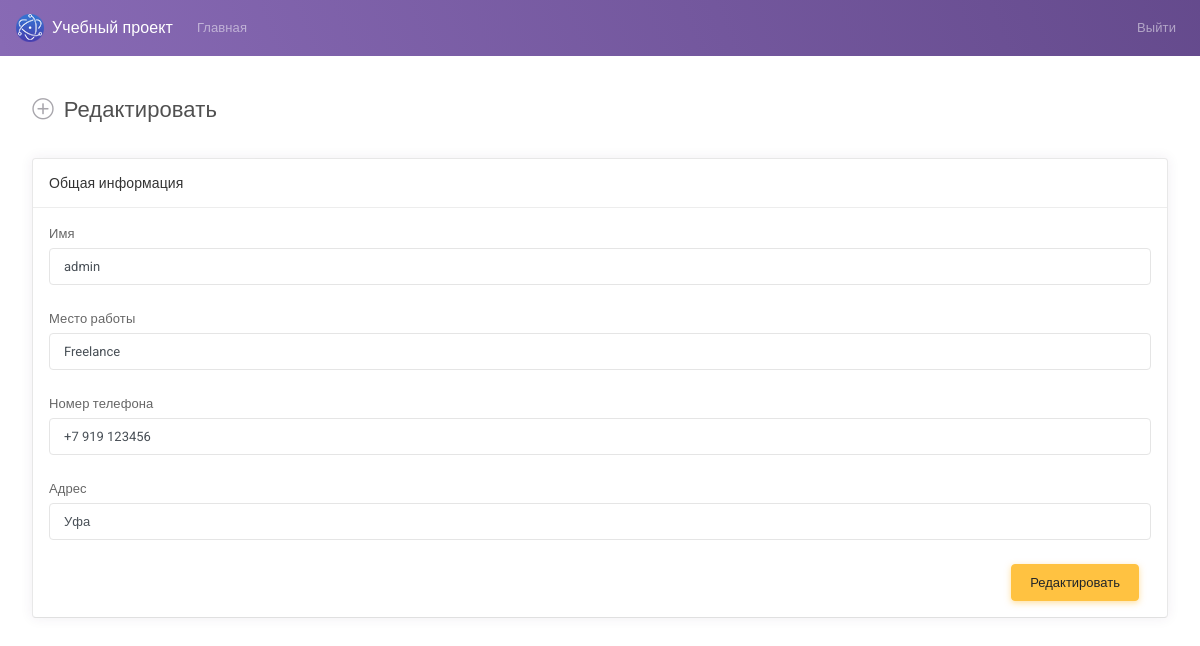
The app's page /edit.php?edit&id=45 (signed in) with its own data.
### tables this page shows
CREATE TABLE IF NOT EXISTS `users` (
  `id` int(11) NOT NULL AUTO_INCREMENT,
  `email` varchar(100) NOT NULL,
  `phone` varchar(50) DEFAULT NULL,
  `address` varchar(255) DEFAULT NULL,
  `job_title` varchar(50) DEFAULT NULL,
  `name` varchar(50) NOT NULL,
  `password` varchar(255) NOT NULL,
  `role` tinyint(2) NOT NULL DEFAULT '1',
  `img` varchar(255) DEFAULT NULL,
  `status` varchar(20) DEFAULT NULL,
  `vk` varchar(255) DEFAULT NULL,
  `telegram` varchar(255) DEFAULT NULL,
  `instagram` varchar(255) DEFAULT NULL,
  PRIMARY KEY (`id`)
);

### functions.php (called while the page is built, shortened)
<?php
include_once 'db.php';
function get_user_by_id(int $id)
{
    global $pdo;
    $query = "SELECT * FROM users WHERE id = (:id)";
    $params = ['id' => intval($id)];
    $statement = $pdo->prepare($query);
    $statement->execute($params);
    return $statement->fetch(PDO::FETCH_ASSOC);
}

### edit.php (the view, shortened to what this page needs)
<?php
include_once 'functions.php';
if (!is_not_logged_in()) {
    if (isset($_GET['id'])) {
        $edit_user = get_user_by_id(intval($_GET['id']));
    }
} else {
    redirect_to('page_login.php');
    exit();
}
?>
<!DOCTYPE html>
<html lang="en">
<head>
    <link id="vendorsbundle" rel="stylesheet" media="screen, print" href="css/vendors.bundle.css">
    <link id="appbundle" rel="stylesheet" media="screen, print" href="css/app.bundle.css">
    <link id="myskin" rel="stylesheet" media="screen, print" href="css/skins/skin-master.css">
    <link rel="stylesheet" media="screen, print" href="css/fa-solid.css">
    <link rel="stylesheet" media="screen, print" href="css/fa-brands.css">
</head>
<body>
<?php include 'nav_component.php' ?>
<main id="js-page-content" role="main" class="page-content mt-3">
    <div class="subheader">
        <h1 class="subheader-title">
            <i class='subheader-icon fal fa-plus-circle'></i> Редактировать
        </h1>
    </div>
    <form action="edit.php" method="post" enctype="multipart/form-data">
        <div class="row">
            <div class="col-xl-6">
                <div id="panel-1" class="panel">
                    <div class="panel-container">
                        <div class="panel-hdr">
                            <h2>Общая информация</h2>
                        </div>
                        <div class="panel-content">
                            <div class="form-group">
                                <label class="form-label" for="simpleinput">Имя</label>
                                <input type="text" id="simpleinput" class="form-control" name="name"
                                       value="<?= isset($edit_user['name']) ? $edit_user['name'] : "" ?>">
                            </div>
                            <div class="form-group">
                                <label class="form-label" for="simpleinput">Место работы</label>
                                <input type="text" id="simpleinput" class="form-control" name="job_title"
                                       value="<?= isset($edit_user['job_title']) ? $edit_user['job_title'] : "" ?>">
                            </div>
                            <div class="form-group">
                                <label class="form-label" for="simpleinput">Номер телефона</label>
                                <input type="text" id="simpleinput" class="form-control" name="phone"
                                       value="<?= isset($edit_user['phone']) ? $edit_user['phone'] : "" ?>">
                            </div>
                            <div class="form-group">
                                <label class="form-label" for="simpleinput">Адрес</label>
                                <input type="text" id="simpleinput" class="form-control" name="address"
                                       value="<?= isset($edit_user['address']) ? $edit_user['address'] : "" ?>">
                            </div>
                            <div class="col-md-12 mt-3 d-flex flex-row-reverse">
                                <button class="btn btn-warning" type="submit">Редактировать</button>
                            </div>
                        </div>
                    </div>
                </div>
            </div>
        </div>
    </form>
</main>
</body>
</html>

### records on screen
users: name "admin", job_title "Freelance", phone "+7 919 123456", address "Уфа"
